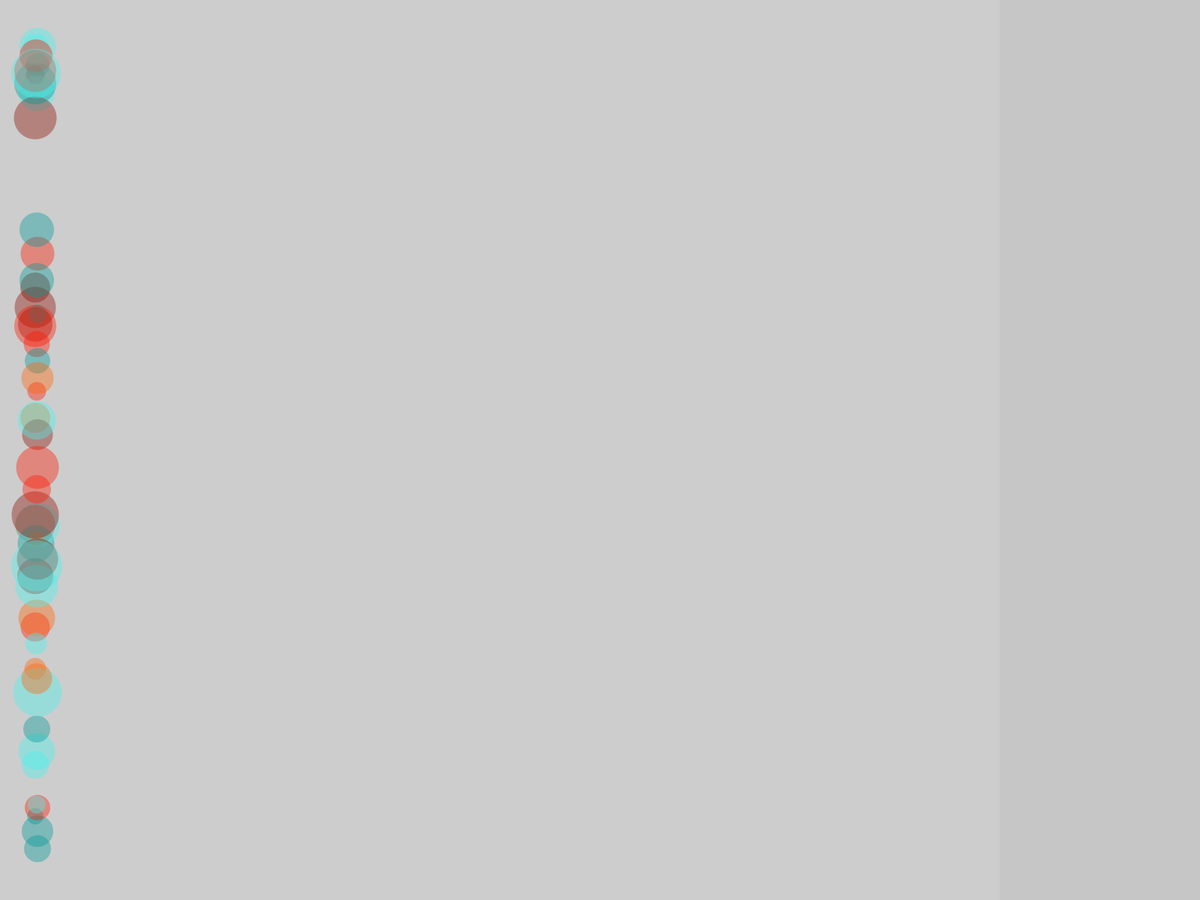
Frame 1 (no input)
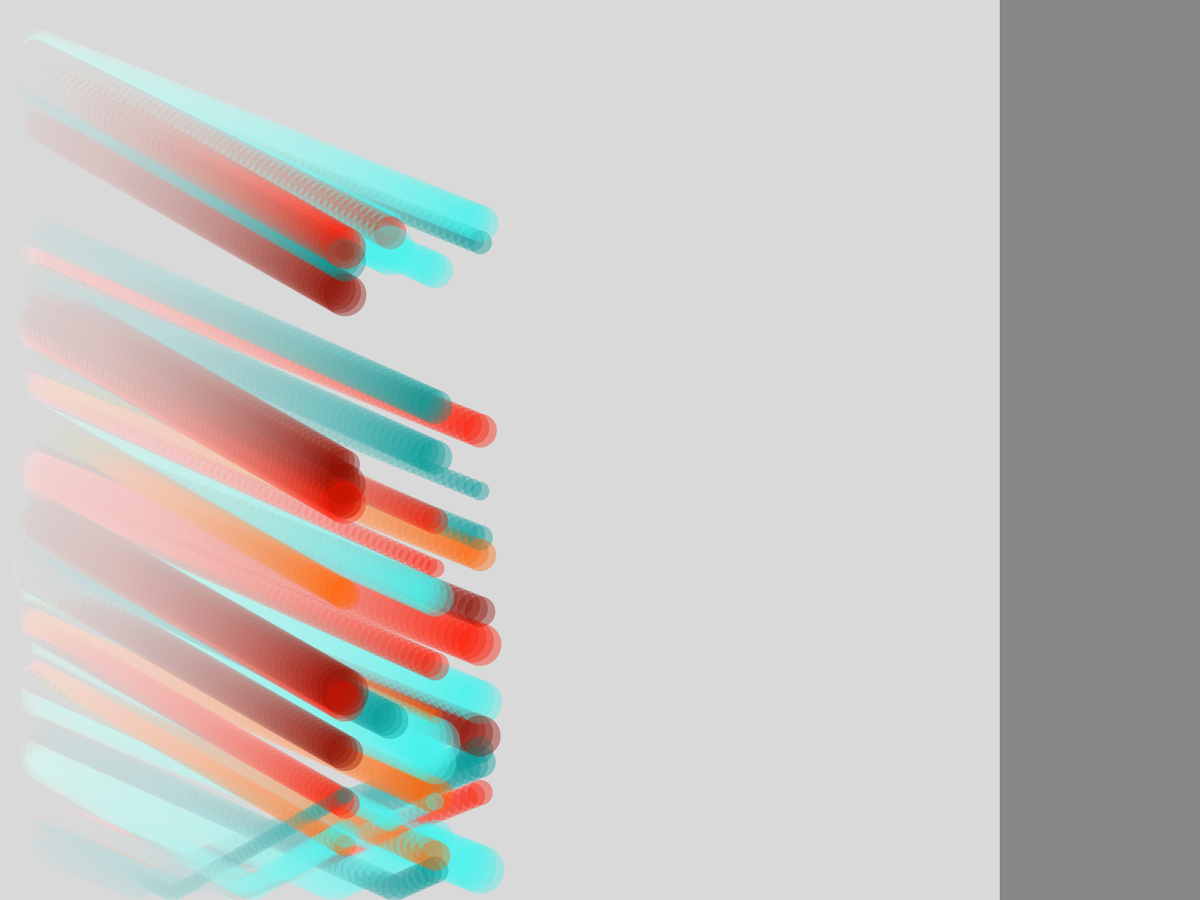
Frame 60 (the mouse pressed at the canvas centre just before this capture)
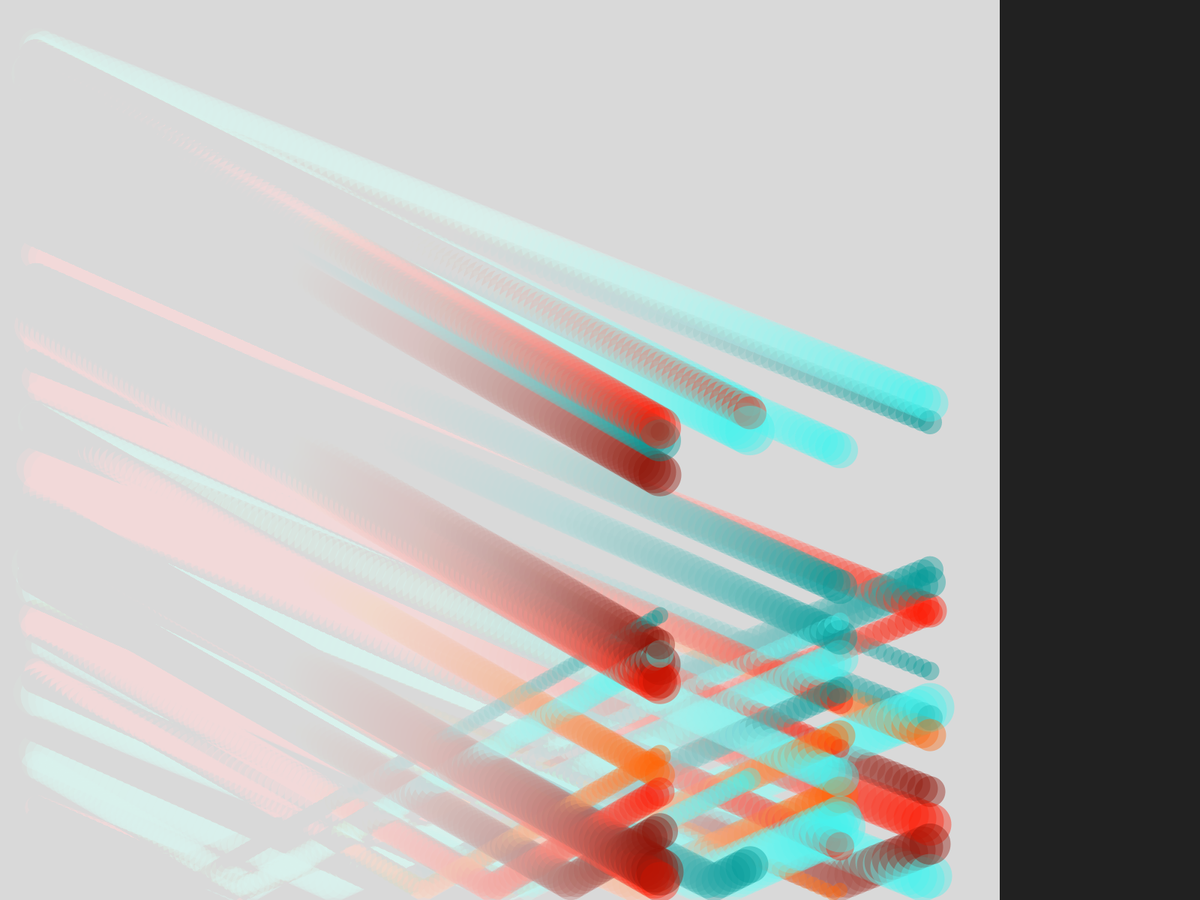
Frame 120 (the mouse held since frame 60 and released just before this capture)

The Processing sketch that drew these frames (run headless with seeded random() and noise(); from frame 60 on, the mouse is pressed at the canvas centre):

// Processing sketch: Xenofobia_06
// ── Xenofobia_06.pde
Mundo m;
void setup()

{
  //size (1400, 600);
  ///---------------------
  fullScreen();
  orientation(LANDSCAPE);
  ///---------------------
  m= new Mundo();
  noStroke();
}


void draw ()

{

  m.dibuja();
}

void mousePressed()
{
  m.mousePressed();
}

void mouseReleased()
{
  m.mouseReleased();
}

// ── BolitaReactiva.pde
class BolitaReactiva
{

  color [] farbe= new color []{
    color(255, 100, 5), 
    color(140, 12, 0), 
    color(255, 24, 1), 
    //color(30, 30, 30), 
    color(1, 153, 150), 
    color(68, 242, 238), 

  };
  int num, tam, pTam;
  float alpha=100;


  float posX, posY, pPosX, pPosY;
  float movX, movY, movDosX, movDosY, limWInicial, limWFinal, limHInicial, limHFinal, plWini, plHini, plWfini, plHfini;

  float angulo, anguloRegreso;
  float vel, disty, distyRegreso, dir, umbral;
  int crono, umbralCrono=4;
  boolean despierta= true;

  // String lugar= "izq";
  boolean lugar;

  BolitaReactiva()
  {
    tam= int (random(10, 40));
    pTam=tam;
    posX=random(tam, width-tam);
    posY=random(tam, height-tam);
    vel=4;
    disty=0;

    umbral=10;

    pPosX=posX;
    pPosY=posY;
    noStroke();
  }



  BolitaReactiva(float px_, float py_, int tam_)
  {
    posX= px_;
    posY= py_;
    vel=0.2;
    tam=tam_;
    pTam=tam;
    disty=0;

    umbral=5;

    pPosX=posX;
    pPosY=posY;
    movX=8;
    movY=6;

    limWInicial=0;
    limHInicial=0;
    limWFinal=width/2;
    limHFinal= height;    

    plWini=limWInicial;
    plHini=limHInicial;
    plWfini=limWFinal;
    plHfini=limHFinal;

    lugar=false;
    noStroke();
  }

  BolitaReactiva(float px_, float py_, int tam_, float limWinicial_, float limHinicial_, float limWFinal_, float limHFinal_)
  {
    posX= px_;
    posY= py_;
    tam=int(random(tam_/2, tam_));
    pTam=tam;
    disty=0;

    umbral=5;

    pPosX=posX;
    pPosY=posY;
    movX=int(random(7, 11));
    movY=int(random(4, 5));
    movDosX= movX/3;
    movDosY= movY/3;
    limWInicial=limWinicial_;
    limHInicial=limHinicial_;
    limWFinal=limWFinal_;
    limHFinal= limHFinal_;

    plWini=limWInicial;
    plHini=limHInicial;
    plWfini=limWFinal;
    plHfini=limHFinal;

    lugar=false;

    noStroke();
  }

  BolitaReactiva(float vel_)
  {
    tam= int (random(10, 40));
    pTam=tam;
    posX=random(tam, width-tam);
    posY=random(tam, height-tam);
    vel=vel_;
    disty=0;

    umbral=9;

    pPosX=posX;
    pPosY=posY;
    noStroke();
  }


  void dibuja()

  {
    pushStyle();
    if (despierta)
    {
      fill(farbe[num], alpha);
      ellipse(posX, posY, tam, tam);
    } else {
      tiempoSiesta();
    }
    popStyle();
  }



  void setPosXY(float posX_, float posY_)
  {
    posX= posX_;
    posY=posY_;
  }

  void setPosXYPrevia(float pPosX_, float pPosY_)
  {
    pPosX= pPosX_;
    pPosY=pPosY_;
  }
  void setSumaPosXY(float posX_, float posY_)
  {

    posX+= posX_;
    posY+=posY_;
  }
  void sumaPunto()
  {
    if (disty>umbral)
    {
      posX+=vel*cos(angulo);
    }
    if (disty>umbral)
    {
      posY+=vel*sin(angulo);
    }
  }

  void regresaPrevio()
  {

    if (distyRegreso>disty)
    {
      posX-=vel*cos(anguloRegreso);
    }
    if (distyRegreso>disty)
    {
      posY-=vel*sin(anguloRegreso);
    }
  }


  void evaluaDistancia(float p1_, float p2_)

  {
    disty= dist(p1_, p2_, posX, posY);
  }

  void evaluaDistanciaDos(float p1_, float p2_)

  {
    distyRegreso= dist(p1_, p2_, pPosX, pPosY);
  }
  void evaluaAvance(float p1_, float p2_)
  {   
    angulo = atan2( p2_-posY, p1_-posX );
    sumaPunto();
  }

  void evaluaRegreso() 
  {
    anguloRegreso = atan2( posY-pPosY, posX-pPosX );
    regresaPrevio();
  }

  void tiempoSiesta()
  {

    if (frameCount%60 == 0)
    {
      crono+=1;
    }

    if (crono==umbralCrono)
    {
      posX=pPosX;
      posY=pPosY;
      vel=1;
      tam= int(random(10, 40));
      crono=0;

      despierta=true;
    }

    //    return crono;
  }



  void comportamientoB()

  {
    if ((posX<=limWFinal || posX>=limWInicial) && (posY <= limHFinal || posY>=limHInicial))
    {
      posX+=movX;
      posY+=movY;
    }
    if (posX>limWFinal-tam/2 || posX<limWInicial+tam/2)
    {
      movX*=-1;
    }
    if (posY>limHFinal-tam/2 || posY<limHInicial+tam/2)
    {
      movY*=-1;
    }
  }

  void comportamientoTam(boolean choca)
  {
    if (choca)
    {
      tam= tam/2;
    }
    if (tam< pTam && choca==false)
    {
      tam++;
    }
  }


  /////////////////
  //R E I N I C I O
  /////////////////
  void reinicio()
  {
    posX=pPosX;
    posY=pPosY;

    limWInicial=plWini;
    limHInicial=plHini;
    limWFinal=plWfini;
    limHFinal=plHfini;   

    movX=int(random(5, 10));
    movY=int(random(2, 5));

    num=int(random(farbe.length));
    lugar=false;
  }


  //--------------------------------------------v    _S e t t e r s
  void setVel(float vel_)
  {
    vel+=vel_;
  }

  void setTam(int tam_)
  {
    tam=tam_;
  }

  void setDespierta(boolean despierta_)
  {
    despierta= despierta_;
  }

  void setLimitesNuevos(float limWIni_, float limHIni_, float limWFin_, float limHFin_)
  {
    limWInicial=limWIni_;
    limWFinal=limWFin_;

    limHInicial=limHIni_;
    limHFinal= limHFin_;
  }

  void setLugar(boolean lugar_)
  {
    lugar=lugar_;
  }

  void setNum(int num_)
  {
    num=num_;
  }

  void setMovXY(float movX_, float movY_)
  {

    movX=movX_;
    movY=movY_;
  }

  //--------------------------------------------v    _G e t t e r s


  float [] getPosXY()
  {
    float [] posXY= new float [] {posX, posY};
    return posXY;
  }

  float [] getPPosXY()
  {
    float [] pPosXY= new float [] {pPosX, pPosY};
    return pPosXY;
  }

  float getDisty()
  {
    //   println("distyyy____"+ disty+"distDosss____"+ distyRegreso);

    return disty;
  }

  float getTam()
  {
    return tam;
  }

  float getUmbral()
  {
    return umbral;
  }

  float getVel()
  {
    return vel;
  }

  float getCrono()
  {
    return crono;
  }

  float getUmbralCrono()
  {
    return umbralCrono;
  }
  boolean getDespierta() {

    return despierta;
  }

  boolean getLugar()
  {
    return lugar;
  }

  color getFarbe()
  {
    return farbe[num];
  }

  int getFarbeSize()
  {
    return farbe.length;
  }

  int getNum()
  {
    return num;
  }

  float [] getMovDosXY()
  {

    float [] movDosXY={movDosX, movDosY}; 
    return  movDosXY;
  }
}

// ── Mundo.pde
class Mundo
{

  ZonaColor zC;
  ZonaColor zCReact;
  BolitaReactiva b;

  int  tamBoli= 40;
  int    cantBoli=50;
  BolitaReactiva [] bb22= new BolitaReactiva[cantBoli];

  boolean cambiaComp[]= new boolean[cantBoli];

  float limA=width/2+width/3;
  float limB=0;
  float limC=width;
  float limD=height;


  Mundo()
  {
    zC=new ZonaColor(limA, limB, limC, limD, tamBoli*3);
    zCReact=new ZonaColor(limA-10, limB, limA, limD, tamBoli*3);

    for (int i=0; i< bb22.length; i++ )
    {
      bb22[i]= new BolitaReactiva(tamBoli, random(tamBoli, height-tamBoli), int(random (tamBoli, tamBoli*2)), 0, 0, limA, limD);
      bb22[i].setNum(int (random( bb22[0].getFarbeSize())));
      cambiaComp[i]=false;
    }
  }


  void dibuja()
  {
    zC.dibuja();
    setColorReactivo();
    zCReact.dibujaFrontera(zC.getInicio());

    compBolitaCompleja();
    comportamientoRechazo();
    for (int i=0; i< bb22.length; i++ )
    {
      bb22[i].dibuja();
    }

    println(zC.getInicio());
  }

  void compBolitaCompleja()
  {
    comportamientoConfort();

    for (int i=0; i< bb22.length; i++ )
    {

      bb22[i].comportamientoB();

      if (bb22[i].getLugar()==false && zC.getInicio()==false)
      {
        zC.evaluaIngresante(bb22[i].getPosXY()[0], bb22[i].getPosXY()[1], getCondicionColorCompleja()[i]);
      }
      if (zC.getPermitePaso() && bb22[i].getLugar()==false )
      {
        bb22[i].setLimitesNuevos(0, 0, zC.getPosTam()[2], zC.getPosTam()[3]);
      }
      if (bb22[i].getPosXY()[0]>zC.getPosTam()[0]+bb22[i].getTam()*2)
      {
        bb22[i].setLimitesNuevos(zC.getPosTam()[0], zC.getPosTam()[1], zC.getPosTam()[2], zC.getPosTam()[3]);
        bb22[i].setLugar(true);
      }
    }
  }

  void comportamientoConfort()
  {

    for (int i=0; i< bb22.length; i++ )
    {
      if (bb22[i].getLugar() && cambiaComp[i]==false)
      {
        bb22[i].setMovXY(  2, 1);
        cambiaComp[i]=true;
      }
    }
  }

  void comportamientoRechazo()
  {
    for (int i=0; i< bb22.length; i++ )
    {
      //   println (bb22[i].getTam()+"_____"+zC.getEvaluaDistyNEW(bb22[i].getPosXY()[0]+(bb22[i].getTam()/2), bb22[i].getPosXY()[1], bb22[i].getPosXY()[1]));
      if (getCondicionColorCompleja()[i]==false && bb22[i].getLugar()==false)
      {
        if (zC.getEvaluaDistyNEW(bb22[i].getPosXY()[0]+(bb22[i].getTam()/2), bb22[i].getPosXY()[1], bb22[i].getPosXY()[1])<bb22[i].getTam()/3)
        {
          bb22[i].comportamientoTam(true);
        } else
        {
          bb22[i].comportamientoTam(false);
        }
      }
    }
  }

  void setColorReactivo()
  {
    zCReact.setZonaColor(zC.getNum());
  }
  ////////////////////////////////
  //R E I N I C I O  G E N E R A L
  ////////////////////////////////
  void reinicioGeneral()
  {
    // f.reinicio();
    for (int i=0; i< bb22.length; i++ )
    {
      if (!getCondicionColorCompleja()[i] && bb22[i].getLugar()==true ) {
        bb22[i].reinicio();
      }
      cambiaComp[i]=false;
    }
  }
  //--------------------------------------------v    _G e t t e r s

  boolean getCondicionColor()

  {
    boolean condicionColor_= (b.getFarbe() == zC.getFarbe()? true:false);
    return condicionColor_;
  }

  boolean []getCondicionColorCompleja()

  {
    boolean [] condicionColor_= new boolean [bb22.length];
    for (int i=0; i< bb22.length; i++ )
    {
      condicionColor_[i]= (bb22[i].getFarbe() == zC.getFarbe()? true:false);
    }
    return condicionColor_;
  }


  void mousePressed ()
  {

    zC.mousePressed();
    if (zC.getInicio()==false)
    {   
      reinicioGeneral();
    }
    zCReact.setAlpha(200);
  }

  void mouseReleased()
  {
    zCReact.setAlpha(40);
    ;
  }
}//cierra class Mundo

// ── ZonaColor.pde
class ZonaColor
{
  color [] farbe= new color []{
    color(255, 100, 5), 
    color(140, 12, 0), 
    color(255, 24, 1), 
    // color(30, 30, 30), 
    color(1, 153, 150), 
    color(68, 242, 238), 

  };

  color cFondo= 238;

  float alpha;
  float pw, px, py, pz;
  float disty, umbralIngreso;
  boolean permitePaso;

  int num;

  boolean inicio= true;

  ZonaColor()
  {
    rectMode(CORNERS);
  }

  ZonaColor(float pw_, float px_, float py_, float pz_, float umbralIngreso_)
  {
    rectMode(CORNERS);
    pw=pw_;
    px=px_;
    py=py_;
    pz=pz_;

    num=0;
    alpha= 10;


    umbralIngreso=umbralIngreso_;
  }  

  ZonaColor(float pw_, float px_, float py_, float pz_)
  {
    rectMode(CORNERS);
    pw=pw_;
    px=px_;
    py=py_;
    pz=pz_;

    num=0;
    alpha= 80;
  } 
  void dibuja()
  {

    fondo();

    pushStyle();
    condicionInicial();
    popStyle();
  }

  void dibujaFrontera(boolean inicio_)
  {
    if (inicio_==false)
    { 
      pushStyle();

      fill (farbe[num], alpha);
      rect(pw, px, py, pz);
      popStyle();
    }
  }
  void fondo()
  {
    pushStyle();
    fill(238, 10);
    rect(0, 0, width, height);
    popStyle();
  }


  void condicionInicial()
  {
    if (inicio)
    {
      pushStyle();

      fill (30, 30, 30, alpha);
      rect(pw, px, py, pz);
      popStyle();
    } else
    {

      pushStyle();
      fill (farbe[num], alpha);
      rect(pw, px, py, pz);
      popStyle();
    }
  }

  void evaluaIngresante(float evaX_, float evaY_, boolean condicionColor)
  {


    if (condicionColor)
    {
      permitePaso=true;
    } else
    {
      permitePaso=false;
    }
  }

  void setZonaColor(int num_)
  {
    num=num_;
  }

  void setAlpha(float alpha_)

  {
    alpha= alpha_;
  }


  void setPosTam(float pw_, float px_, float py_, float pz_)
  {
    pw=pw_;
    px=px_;
    py=py_;
    pz=pz_;
  }

  float []  getPosTam()
  {
    float [] zona= new float[4];
    zona[0]=pw;
    zona[1]=px;
    zona[2]=py;
    zona[3]=pz;
    return zona;
  }

  color getFarbe()
  {
    return farbe[num];
  }

  int getNum()
  {
    return num;
  }

  boolean getInicio()
  {
    return inicio;
  }

  boolean getPermitePaso()
  {
    return permitePaso;
  }

  float getDisty()
  {
    return disty;
  }


  float  getEvaluaDistyNEW(float evaX_, float evaY_, float destinoY_)
  {
    float distyNEW= dist(evaX_, evaY_, pw, destinoY_);
    return distyNEW;
  }

  void mousePressed ()
  {    
    if (mousePressed && mouseX<py && mouseX>pw)
    {
      alpha=10;

      if (inicio==true)
      {
        inicio=false;
      }
      if (inicio==false)
      {

        num= ( num<farbe.length-1? num+=1 : 0 );
      }
    } else
    {
      alpha=200;
    }
  }
}//cierra class ZonaColor
